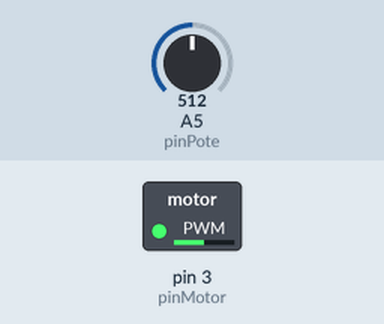
A sketch run on a simulated Arduino Uno, built with avr-gcc and run on an emulated ATmega328P. Parts: switched loads named in the sketch (green lamp = pin HIGH). Inputs (shaded band) come from the test bench; at power-on: A5 (pinPote) = 512.

Above: at 1.3 s.
1.4 s: A5 (pinPote) set to 716
At 2.7 s:
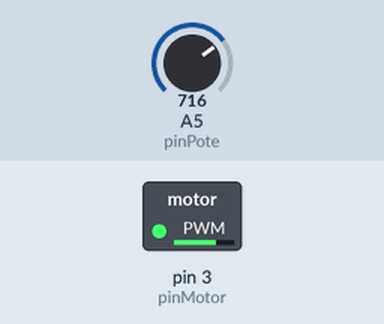
3.0 s: A5 (pinPote) set to 900
At 4.1 s:
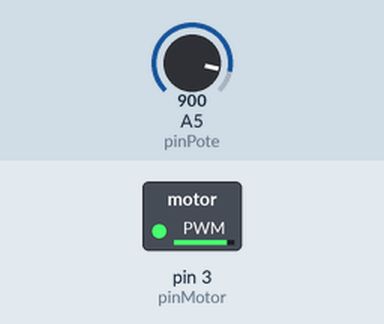
4.5 s: A5 (pinPote) set to 122
At 5.3 s:
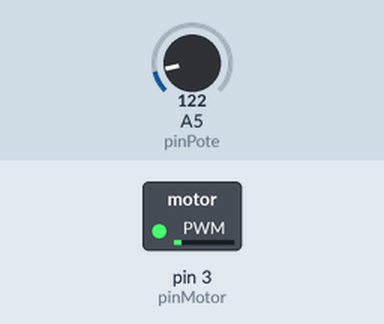
6.0 s: A5 (pinPote) set to 0
At 6.4 s:
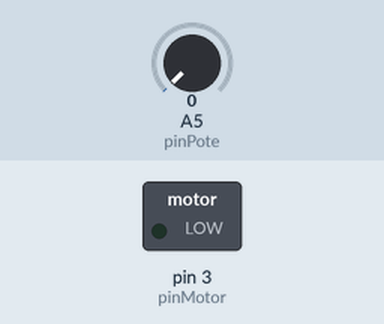
7.5 s: A5 (pinPote) set to 511
At 8.8 s:
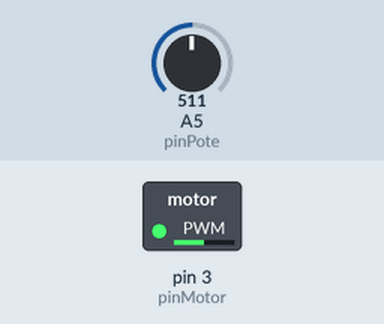
Timing chart, 0 to 10.0 s (numbered marks = the images above; inputs shaded):
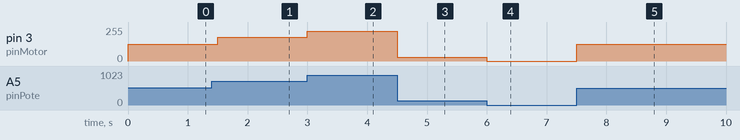

The sketch:

Ejercicio_4.ino
```cpp
#define pinPote 5
#define pinMotor 3

void setup()
{
  Serial.begin(9600);
}

void loop()
{
  long valorPote = analogRead(pinPote);
  valorPote = map(valorPote, 0, 1023, 0, 255);
  analogWrite(pinMotor, valorPote);
  delay(500);
}
```

Measured:
- after the input at 1.4 s, pin 3 (pinMotor): 127/255 → 178/255 after 0.10 s
- after the input at 3.0 s, pin 3 (pinMotor): 178/255 → 224/255 at once
- after the input at 4.5 s, pin 3 (pinMotor): 224/255 → 30/255 at once
- after the input at 6.0 s, pin 3 (pinMotor): 30/255 → 0/255 at once
- after the input at 7.5 s, pin 3 (pinMotor): 0/255 → 127/255 at once
